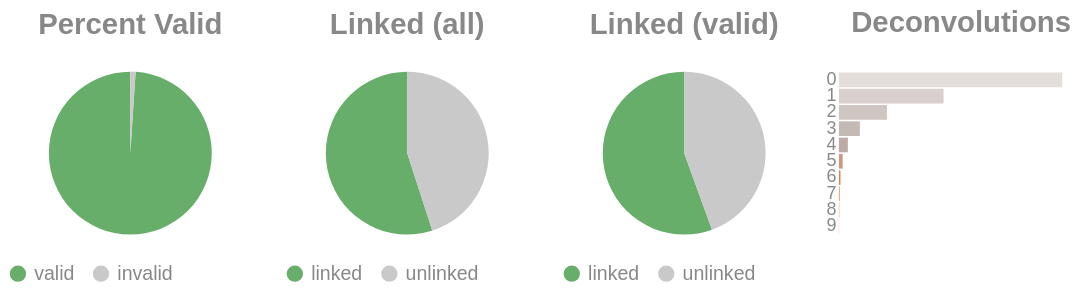

Write notebook code for a chart like this one.
### Code cell
if SKIPLR:
    pass
else:
    clash = Counter()
    for i in valids['molecule'].to_list():
        _mol = i.split("-")
        if len(_mol) == 1:
            clash.update('0')
        else:
            clash.update(_mol[-1])

    _d = {"deconvolutions": [], 'count': []}
    for k,v in clash.items():
        _d['deconvolutions'].append(k)
        _d['count'].append(v)

    tot_valid = valids['reads'].sum()
    mask = valids['reads'] >= 2
    n_linked_reads = valids.filter(mask)['reads'].sum()
    if n_linked_reads == 0:
        print_html("No linked molecules (>=2 reads) were detected; skipping linked-only distributions.")
        SKIPLR = True
    else:
        perc_valid = round(tot_valid / n_reads, 4)
        linked_perc_abs = round(n_linked_reads / n_reads, 4)
        linked_perc = round(n_linked_reads / tot_valid, 4)

    _valid = pl.DataFrame({"valids": ['valid', 'invalid'], "count": [tot_valid, n_reads - tot_valid]})
    _linked_abs = pl.DataFrame({"linked (absolute)": ['linked', 'unlinked'], "count": [n_linked_reads, n_reads - n_linked_reads]})
    _linked_rel = pl.DataFrame({"linked (valids)": ['linked', 'unlinked'], "count": [n_linked_reads, tot_valid - n_linked_reads]})

    (
        alt.hconcat(
            piechart(_valid, goodval = 'valid', title = "Percent Valid"),
            piechart(_linked_abs, goodval = "linked", title =  "Linked (all)"),
            piechart(_linked_rel, goodval = "linked", title =  "Linked (valid)"),
            convolutionbar(pl.DataFrame(_d), title = "Deconvolutions"),
            center = True,
            bounds = 'flush'
        )
        .resolve_scale(color='independent')
        .resolve_legend('independent')
        .properties(usermeta={'embedOptions': {"actions": False}})
    ).display()

### Figure 1 — Vega-Lite specification as saved in the notebook (floating-point values rounded to 4 significant figures)
{"width": "container", "height": 400, "config": {"title": {"anchor": "start", "dy": -15, "fontSize": 18, "color": "#888888", "subtitleColor": "#888888", "subtitleFontSize": 14}, "arc": {"fill": "#0072B2"}, "axis": {"domainColor": "#888888", "domainWidth": 0.5, "gridWidth": 0.2, "grid": false, "titleFontWeight": 400, "titleFontSize": 15, "labelFontSize": 11, "labelColor": "#888888", "tickColor": "#888888", "tickWidth": 0.2, "titleColor": "#888888"}, "axisBand": {"grid": false}, "axisX": {"grid": true, "tickSize": 10, "domainCap": "round"}, "axisY": {"domain": false, "grid": true, "tickSize": 0, "domainCap": "round"}, "background": "transparent", "header": {"labelFontSize": 15, "labelColor": "#888888", "titleFontSize": 15, "titleFontWeight": 600, "titleColor": "#888888"}, "legend": {"labelFont": "sans-serif", "labelFontSize": 12, "labelColor": "#888888", "symbolSize": 100, "symbolType": "circle", "titleFontSize": 12, "titlePadding": 10, "titleColor": "#888888", "title": null}, "range": {"category": ["#E69F00", "#56B4E9", "#009E73", "#F0E442", "#0072B2", "#D55E00", "#CC79A7", "#000000"], "diverging": ["#cfe8f3", "#a2d4ec", "#73bfe2", "#46abdb", "#1696d2", "#12719e"]}, "area": {"fill": "#0072B2", "fillOpacity": 0.7, "line": true, "strokeOpacity": 0.7}, "line": {"color": "#0072B2", "stroke": "#0072B2", "strokeWidth": 2}, "trail": {"color": "#0072B2", "stroke": "#0072B2", "strokeWidth": 0, "size": 1}, "point": {"filled": true, "fillOpacity": 1.0, "size": 95}, "text": {"color": "#888888", "fontSize": 11, "align": "right", "fontWeight": 400, "size": 11}, "bar": {"fill": "#0072B2", "stroke": null}, "view": {"stroke": null, "continuousWidth": 660, "continuousHeight": 400}}, "hconcat": [{"data": {"name": "data-ff977cbe724d2134958c4d8f6545312b"}, "mark": {"type": "arc"}, "encoding": {"color": {"field": "valids", "legend": {"orient": "bottom", "title": null}, "scale": {"domain": ["valid", "invalid"], "range": ["#68ae6b", "#C9C9C9"]}, "title": "Valids", "type": "nominal"}, "theta": {"field": "count", "type": "quantitative"}, "tooltip": [{"field": "valids", "title": "Valids", "type": "ordinal"}, {"field": "percent", "format": ".2%", "title": "Percent", "type": "quantitative"}, {"field": "count", "title": "Count", "type": "quantitative"}]}, "height": 100, "title": {"text": "Percent Valid", "align": "center", "anchor": "middle"}, "transform": [{"calculate": "datum.count / 2937318", "as": "percent"}], "width": 150}, {"data": {"name": "data-8bc2884d77c75d813e2150c0c3f2106e"}, "mark": {"type": "arc"}, "encoding": {"color": {"field": "linked (absolute)", "legend": {"orient": "bottom", "title": null}, "scale": {"domain": ["linked", "unlinked"], "range": ["#68ae6b", "#C9C9C9"]}, "title": "Linked (Absolute)", "type": "nominal"}, "theta": {"field": "count", "type": "quantitative"}, "tooltip": [{"field": "linked (absolute)", "title": "Linked (Absolute)", "type": "ordinal"}, {"field": "percent", "format": ".2%", "title": "Percent", "type": "quantitative"}, {"field": "count", "title": "Count", "type": "quantitative"}]}, "height": 100, "title": {"text": "Linked (all)", "align": "center", "anchor": "middle"}, "transform": [{"calculate": "datum.count / 2937318", "as": "percent"}], "width": 150}, {"data": {"name": "data-bf196c11cc570fe7b1e4af19b160d956"}, "mark": {"type": "arc"}, "encoding": {"color": {"field": "linked (valids)", "legend": {"orient": "bottom", "title": null}, "scale": {"domain": ["linked", "unlinked"], "range": ["#68ae6b", "#C9C9C9"]}, "title": "Linked (Valids)", "type": "nominal"}, "theta": {"field": "count", "type": "quantitative"}, "tooltip": [{"field": "linked (valids)", "title": "Linked (Valids)", "type": "ordinal"}, {"field": "percent", "format": ".2%", "title": "Percent", "type": "quantitative"}, {"field": "count", "title": "Count", "type": "quantitative"}]}, "height": 100, "title": {"text": "Linked (valid)", "align": "center", "anchor": "middle"}, "transform": [{"calculate": "datum.count / 2906938", "as": "percent"}], "width": 150}, {"data": {"name": "data-2053297058a474e7db80e4089616bda1"}, "mark": {"type": "bar"}, "encoding": {"color": {"field": "deconvolutions", "legend": null, "scale": {"scheme": "lightgreyred"}, "type": "nominal"}, "tooltip": [{"field": "deconvolutions", "title": "Deconvolutions", "type": "ordinal"}, {"field": "percent", "format": ".2%", "title": "Percent", "type": "quantitative"}, {"field": "count", "title": "Count", "type": "quantitative"}], "x": {"axis": null, "field": "count", "type": "quantitative"}, "y": {"field": "deconvolutions", "sort": "ascending", "title": null, "type": "nominal"}}, "height": 100, "title": {"text": "Deconvolutions", "align": "center", "anchor": "middle"}, "transform": [{"calculate": "datum.count / 1855035", "as": "percent"}], "width": 150}], "bounds": "flush", "center": true, "resolve": {"legend": {"angle": "independent"}, "scale": {"color": "independent"}}, "usermeta": {"embedOptions": {"actions": false}}, "$schema": "https://vega.github.io/schema/vega-lite/v6.4.1.json", "datasets": {"data-ff977cbe724d2134958c4d8f6545312b": [{"valids": "valid", "count": 2906938}, {"valids": "invalid", "count": 30380}], "data-8bc2884d77c75d813e2150c0c3f2106e": [{"linked (absolute)": "linked", "count": 1614894}, {"linked (absolute)": "unlinked", "count": 1322424}], "data-bf196c11cc570fe7b1e4af19b160d956": [{"linked (valids)": "linked", "count": 1614894}, {"linked (valids)": "unlinked", "count": 1292044}], "data-2053297058a474e7db80e4089616bda1": [{"deconvolutions": "0", "count": 1005144}, {"deconvolutions": "1", "count": 470930}, {"deconvolutions": "2", "count": 216212}, {"deconvolutions": "3", "count": 94426}, {"deconvolutions": "4", "count": 40185}, {"deconvolutions": "5", "count": 16757}, {"deconvolutions": "6", "count": 6923}, {"deconvolutions": "7", "count": 2833}, {"deconvolutions": "8", "count": 1142}, {"deconvolutions": "9", "count": 483}]}}
